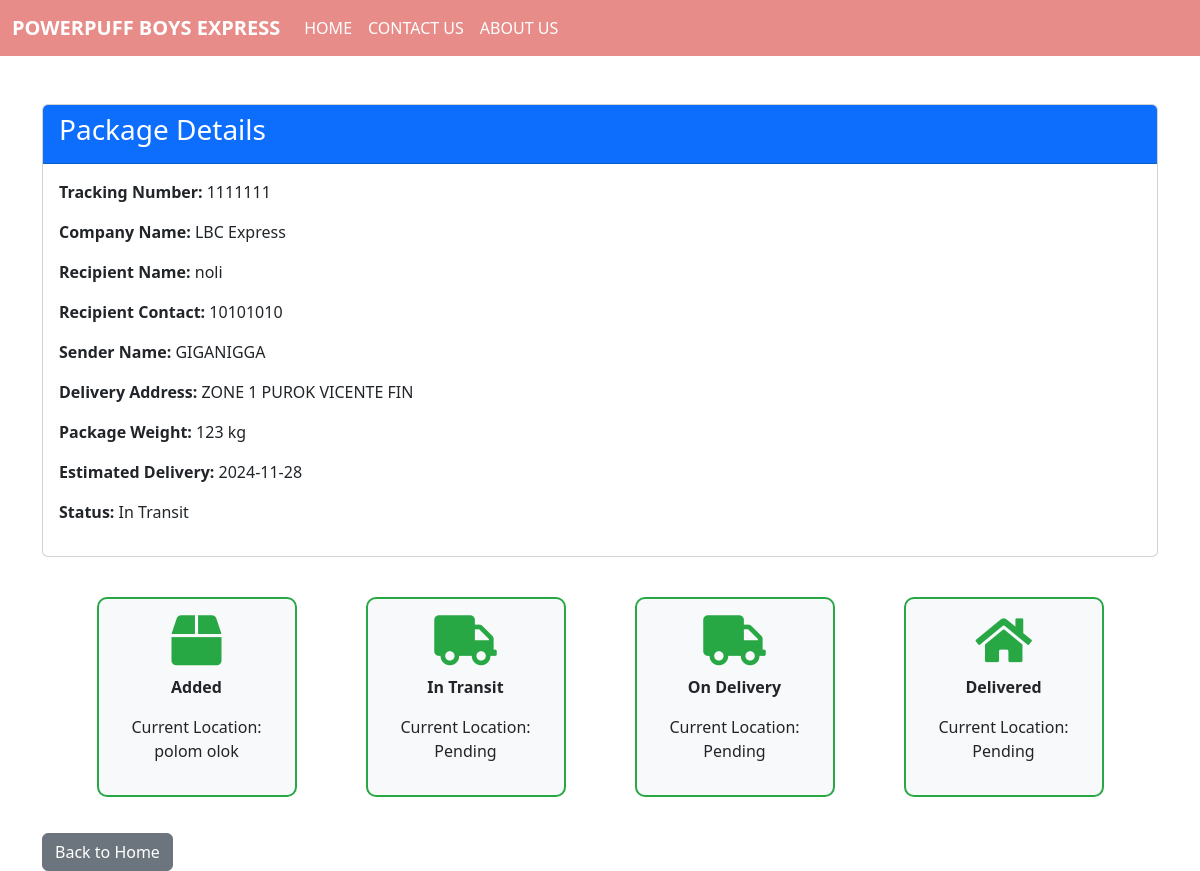
/tracking_system/webusers/track_package.php?tracking_num=1111111, run on an earlier commit of the app's database.
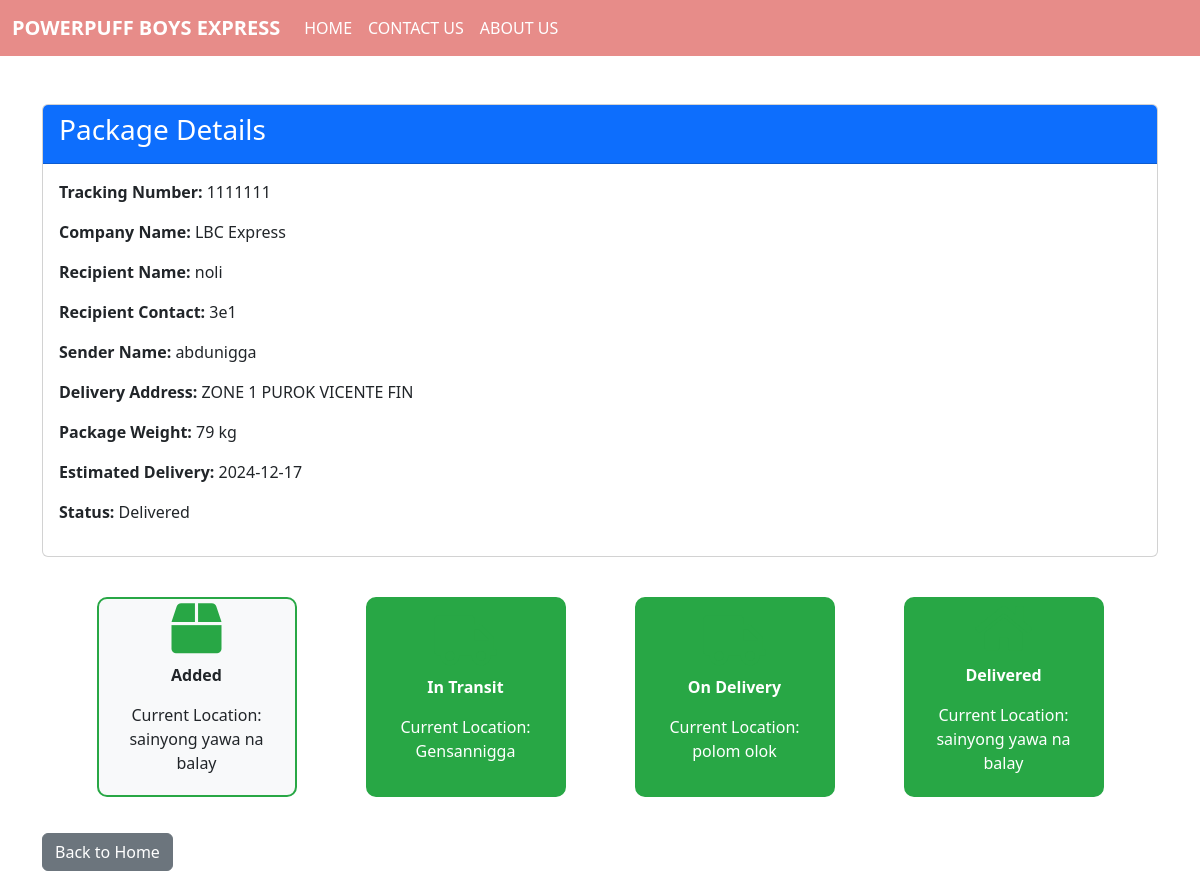
And on a later commit of the database.
### tables this page shows
CREATE TABLE `packages` (
  `p_id` int(11) NOT NULL,
  `tracking_num` varchar(255) NOT NULL,
  `delivery_address` varchar(255) NOT NULL,
  `recipient_name` varchar(255) NOT NULL,
  `recipient_num` varchar(255) NOT NULL,
  `sender_name` varchar(255) NOT NULL,
  `sender_email` varchar(255) NOT NULL,
  `sender_num` varchar(255) NOT NULL,
  `package_weight` varchar(255) NOT NULL,
  `current_location` varchar(255) NOT NULL,
  `estimated_delivery` date NOT NULL,
  `updated_at` timestamp NOT NULL DEFAULT current_timestamp() ON UPDATE current_timestamp(),
  `company_name` varchar(250) NOT NULL,
  `delivery_status` varchar(50) DEFAULT 'In Transit',
  `record_status` varchar(50) NOT NULL
);

CREATE TABLE `tracking_updates` (
  `id` int(11) NOT NULL,
  `tracking_num` varchar(50) NOT NULL,
  `current_location_1` text DEFAULT NULL,
  `current_location_2` text DEFAULT NULL,
  `current_location_3` text DEFAULT NULL,
  `delivery_status` varchar(50) DEFAULT NULL,
  `updated_at` timestamp NOT NULL DEFAULT current_timestamp()
);

### tracking_system/webusers/track_package.php (the view, shortened to what this page needs)
<?php
include '../connection.php';
$tracking_num = $_GET['tracking_num'];
$sql = "
    SELECT tracking_num, company_name, delivery_address, recipient_name, recipient_num,
           sender_name, package_weight, current_location, estimated_delivery, delivery_status, updated_at
    FROM packages
    WHERE tracking_num = ?";
$stmt = $conn->prepare($sql);
$stmt->bind_param("s", $tracking_num);
$stmt->execute();
$result = $stmt->get_result();
$package = $result->fetch_assoc();
$sqlUpdates = "
    SELECT current_location_1, current_location_2, current_location_3, delivery_status, updated_at
    FROM tracking_updates
    WHERE tracking_num = ?";
$stmtUpdates = $conn->prepare($sqlUpdates);
$stmtUpdates->bind_param("s", $tracking_num);
$stmtUpdates->execute();
$updates = $stmtUpdates->get_result()->fetch_assoc();
?>
<!DOCTYPE html>
<html lang="en">
<head>
    <link href="https://cdn.jsdelivr.net/npm/bootstrap@5.3.3/dist/css/bootstrap.min.css" rel="stylesheet">
    <link
        rel="stylesheet"
        href="https://cdnjs.cloudflare.com/ajax/libs/font-awesome/5.15.3/css/all.min.css"
    />
</head>
<body>
<nav class="navbar navbar-expand-lg navbar-light">
    <div class="container-fluid">
        <a href="index.php" class="navbar-brand">POWERPUFF BOYS EXPRESS</a>
        <div class="collapse navbar-collapse" id="navbarContent">
            <ul class="navbar-nav me-auto mb-2 mb-lg-0">
                <li class="nav-item"><a href="index.php" class="nav-link">HOME</a></li>
                <li class="nav-item"><a href="contact.html" class="nav-link">CONTACT US</a></li>
                <li class="nav-item"><a href="about.html" class="nav-link">ABOUT US</a></li>
            </ul>
        </div>
    </div>
</nav>
<div class="container mt-5">
    <div class="card">
        <div class="card-header bg-primary text-white">
            <h3>Package Details</h3>
        </div>
        <div class="card-body">
            <p><strong>Tracking Number:</strong> <?php echo htmlspecialchars($package['tracking_num']); ?></p>
            <p><strong>Company Name:</strong> <?php echo htmlspecialchars($package['company_name']); ?></p>
            <p><strong>Recipient Name:</strong> <?php echo htmlspecialchars($package['recipient_name']); ?></p>
            <p><strong>Recipient Contact:</strong> <?php echo htmlspecialchars($package['recipient_num']); ?></p>
            <p><strong>Sender Name:</strong> <?php echo htmlspecialchars($package['sender_name']); ?></p>
            <p><strong>Delivery Address:</strong> <?php echo htmlspecialchars($package['delivery_address']); ?></p>
            <p><strong>Package Weight:</strong> <?php echo htmlspecialchars($package['package_weight']); ?> kg</p>
            <p><strong>Estimated Delivery:</strong> <?php echo htmlspecialchars($package['estimated_delivery']); ?></p>
            <p><strong>Status:</strong> <?php echo htmlspecialchars($package['delivery_status']); ?></p>
        </div>
    </div>
    <div class="progress-container">
        <div class="progress-box">
            <i class="fas fa-box"></i>
            <p><strong>Added</strong></p>
            <p>Current Location: <?php echo htmlspecialchars($package['current_location']); ?></p>
        </div>
        <div class="progress-box <?php echo !empty($updates['current_location_1']) ? 'progress-completed' : ''; ?>">
            <i class="fas fa-truck"></i>
            <p><strong>In Transit</strong></p>
            <p>Current Location: <?php echo htmlspecialchars($updates['current_location_1'] ?? 'Pending'); ?></p>
        </div>
        <div class="progress-box <?php echo !empty($updates['current_location_2']) ? 'progress-completed' : ''; ?>">
            <i class="fas fa-truck"></i>
            <p><strong>On Delivery</strong></p>
            <p>Current Location: <?php echo htmlspecialchars($updates['current_location_2'] ?? 'Pending'); ?></p>
        </div>
        <div class="progress-box <?php echo $package['delivery_status'] === 'Delivered' ? 'progress-completed' : ''; ?>">
            <i class="fas fa-home"></i>
            <p><strong>Delivered</strong></p>
            <p>Current Location: <?php echo htmlspecialchars($updates['current_location_3'] ?? 'Pending'); ?></p>
        </div>
    </div>
    <a href="index.php" class="btn btn-secondary mt-3">Back to Home</a>
</div>
</body>
</html>

### tracking_system/webusers/track_package.php (style rules this page uses)
.navbar { background-color: rgb(231, 140, 137); }
.navbar-brand { font-weight: bolder; color: white; }
.nav-link { color: white; }
.progress-container { display: flex; justify-content: space-around; align-items: center; margin-top: 20px; padding: 20px; }
.progress-box { width: 200px; height: 200px; display: flex; flex-direction: column; justify-content: center; align-items: center; text-align: center; font-size: 16px; background-color: #f8f9fa; border: 2px solid #28a745; border-radius: 10px; padding: 15px; }
.progress-box i { font-size: 50px; margin-bottom: 10px; color: #28a745; }
.progress-completed { background-color: #28a745; color: white; }

What changed in the data, as far as the page shows it:
removed packages: tracking_num "1111111", company_name "LBC Express", recipient_name "noli", recipient_num "10101010", sender_name "GIGANIGGA", delivery_address "ZONE 1 PUROK VICENTE FIN", package_weight "123", estimated_delivery "2024-11-28", delivery_status "In Transit", current_location "polom olok"
added packages: tracking_num "1111111", company_name "LBC Express", recipient_name "noli", recipient_num "3e1", sender_name "abdunigga", delivery_address "ZONE 1 PUROK VICENTE FIN", package_weight "79", estimated_delivery "2024-12-17", delivery_status "Delivered", current_location "sainyong yawa na balay"
added tracking_updates: current_location_1 "Gensannigga", current_location_2 "polom olok", current_location_3 "sainyong yawa na balay"
Also different on the page:
$updates['current_location_1']: "Pending" → (not shown)
$updates['current_location_2']: "Pending" → (not shown)
$updates['current_location_3']: "Pending" → (not shown)
